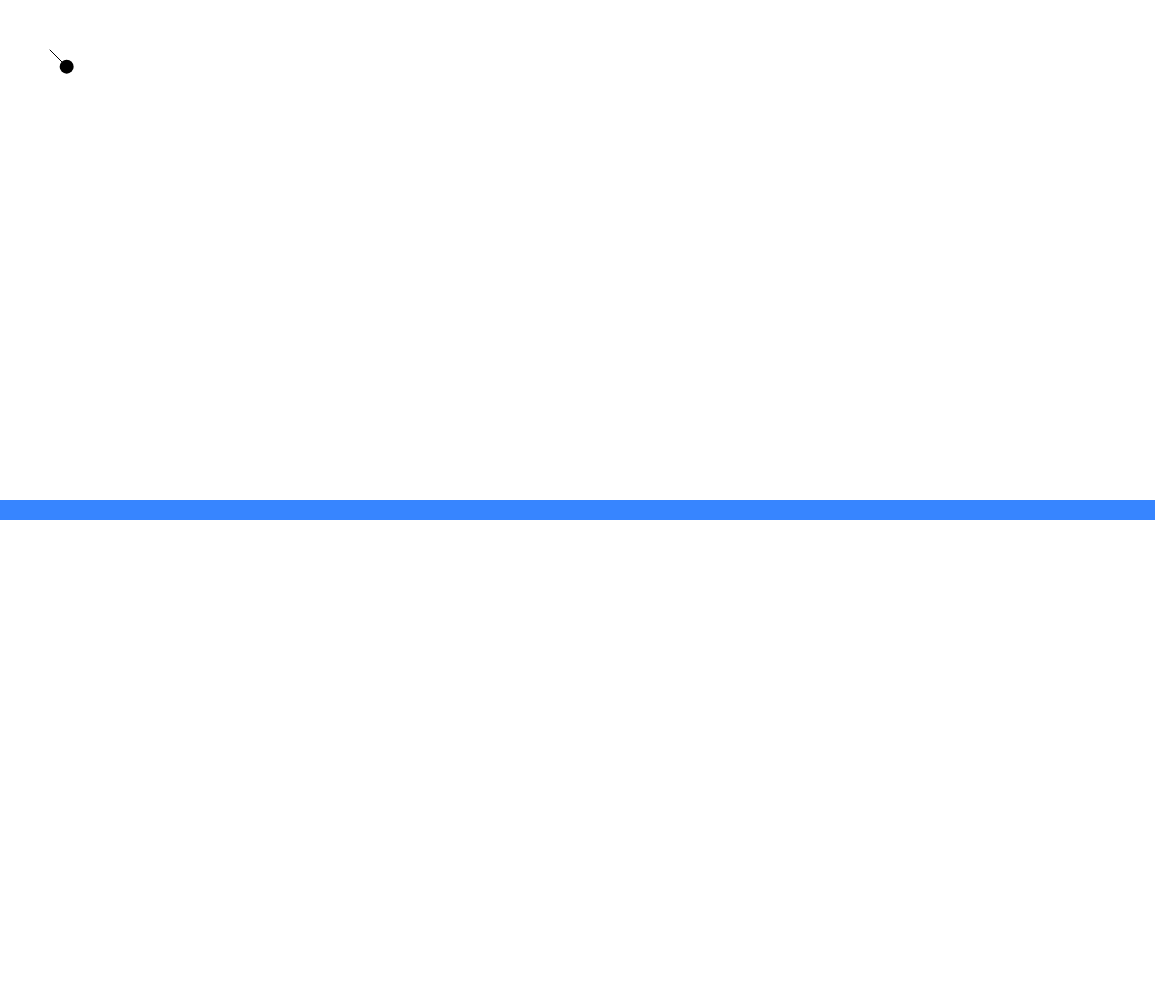
Frame 1 (no input)
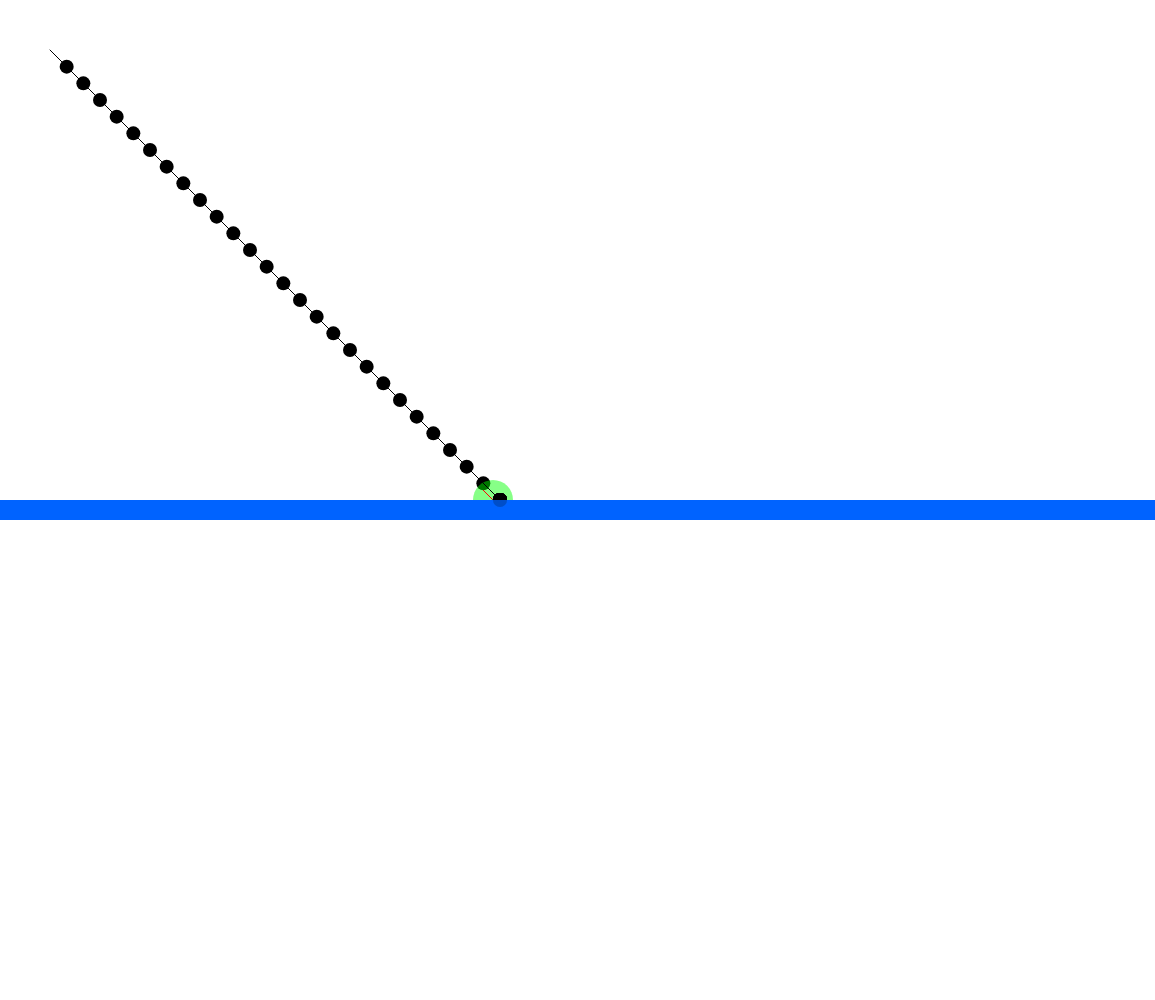
Frame 60 (no input)
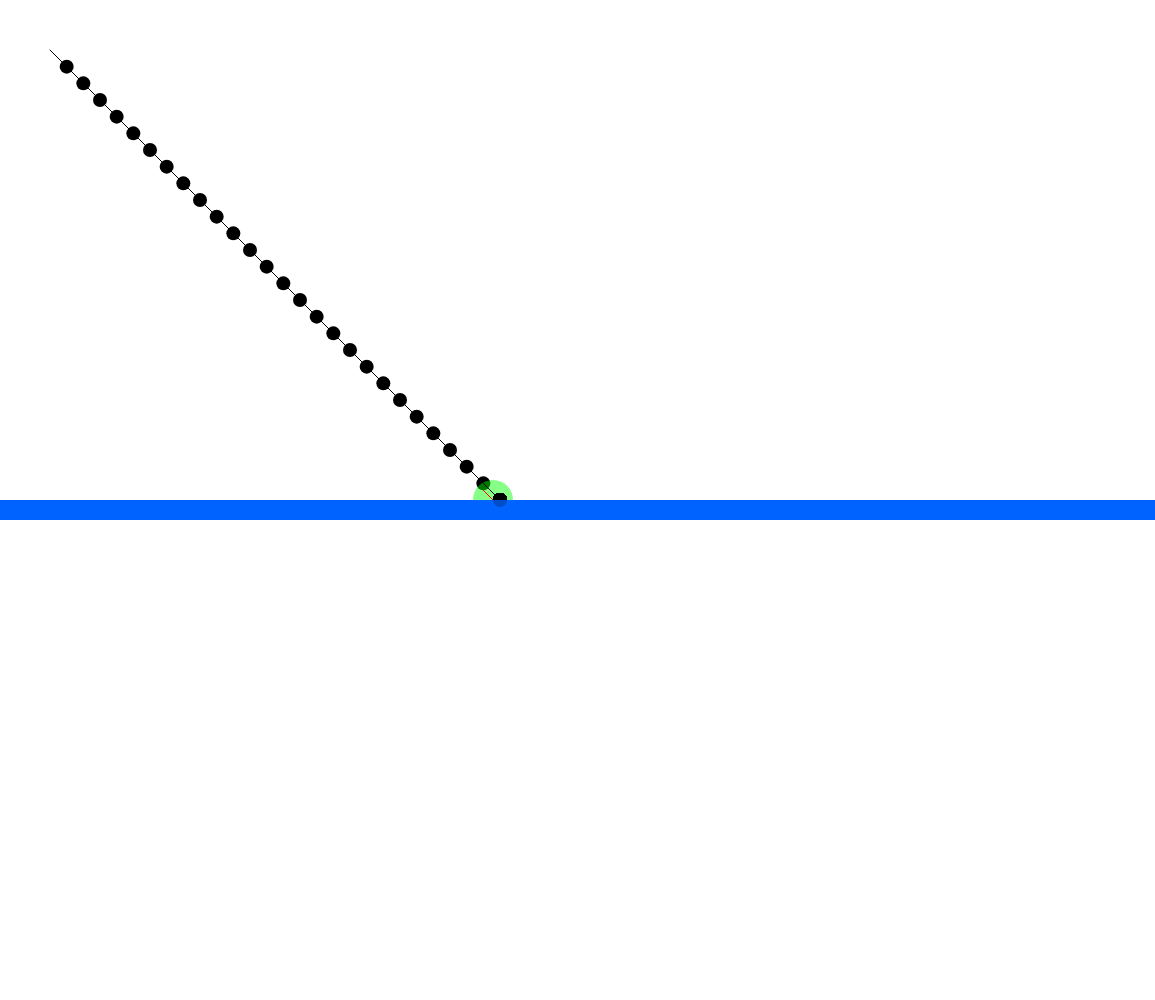
Frame 120 (the mouse pressed at the canvas centre since frame 60)

The p5.js sketch that drew these frames (run headless with seeded random() and noise() and a simulated clock; from frame 60 on, the mouse is pressed at the canvas centre):

// p5.js sketch
// ── sketch.js
let paddle
let ball


function setup() {
	// sidebar is 45px wide
	createCanvas(windowWidth - 45, windowHeight);

	frameRate(60)

	paddle = new Paddle(width / 2, height / 2, width, 20)
	ball = new Ball(100 / 2, 100 / 2, 7, createVector(10, 10))
}

function draw() {
	//background(255)
	let dt = 100 / frameRate()

	paddle.moveTo(Math.min(Math.max(paddle.halfWidth, mouseX), width - paddle.halfWidth))
	ball.update(dt)
	ball.checkBounds(0, 0, width, height)
	ball.checkPaddle(paddle)
	ball.draw()
	paddle.draw()
	// text(ball.pos.x, 100, 100)
	// text(ball.pos.y, 100, 120)
}

class Ball {
	constructor(posX, posY, radius, velocityVector) {
		this.pos = createVector(posX, posY)
		this.velVector = velocityVector
		this.accVector = createVector(0, 0)
		this.radius = radius
		this.diameter = this.radius * 2
		this.prev = this.pos
		this.vMax = 10

	}

	applyForce(force = createVector(0, 0)) {
		this.accVector.add(force)
	}

	update(deltaTime) {
		this.prev = createVector(this.pos.x, this.pos.y)
		if (deltaTime < 1000) {
			this.velVector.add(this.accVector)
			this.pos.add(p5.Vector.mult(this.velVector, deltaTime))
			this.accVector = createVector(0, 0)
		}
	}

	checkPaddle(paddle = new Paddle) {
		let intersectPoint = intersect(this.prev.x, this.prev.y + this.radius, this.pos.x, this.pos.y + this.radius, paddle.left, paddle.y, paddle.right, paddle.y)
		if (intersectPoint) {

			// calculate how much remains of the path
			let remaingVector = this.pos.copy()
			remaingVector.y += this.radius
			remaingVector.sub(intersectPoint).add(intersectPoint)
			console.log(remaingVector.mag())
			console.log(remaingVector.heading());

			//remaingVector.rotate(-remaingVector.copy().normalize().heading())
			console.log(remaingVector.mag())
			console.log(this.velVector.mag())

			fill(0, 255, 0, 120)
			ellipse(intersectPoint.x, intersectPoint.y, 40)
			stroke(255, 0, 0)
			line(intersectPoint.x, intersectPoint.y, this.prev.x, this.prev.y + this.radius)
			stroke(0, 255, 0)
			line(intersectPoint.x, intersectPoint.y, remaingVector.x, remaingVector.y)

			this.velVector = p5.Vector.fromAngle(radians(map(intersectPoint.x, paddle.left, paddle.right, 210, 330))).mult(Math.min(this.velVector.mag() * 1.02, this.vMax))
			// this.pos.add(p5.Vector.mult(this.velVector, deltaTime))
			//this.pos = this.velVector.add()
			console.log(remaingVector);
			//this.pos.add(remaingVector)
			this.velVector.mult(0)
			//this.pos.y = (intersectPoint.y - (this.pos.y + this.diameter)) + intersectPoint.y


			stroke(0, 0, 255)

			line(intersectPoint.x, intersectPoint.y, this.pos.x, this.pos.y + this.radius)
		}
		intersectPoint = intersect(this.prev.x, this.prev.y, this.pos.x, this.pos.y, paddle.right, paddle.y, paddle.right, paddle.bottom)
		if (intersectPoint) {
			this.pos.y = intersectPoint.y - this.pos.y + intersectPoint.y
			this.pos.x = intersectPoint.x - this.pos.x + intersectPoint.x
			this.velVector.mult(-1)
		}
		intersectPoint = intersect(this.prev.x, this.prev.y, this.pos.x, this.pos.y, paddle.left, paddle.y, paddle.left, paddle.bottom)
		if (intersectPoint) {
			this.pos.y = intersectPoint.y - this.pos.y + intersectPoint.y
			this.pos.x = intersectPoint.x - this.pos.x + intersectPoint.x
			this.velVector.mult(-1)
		}
	}

	checkBounds(left, top, right, bottom) {
		if (this.pos.x < left) {
			this.pos.x = left - this.pos.x + left
			this.velVector.x *= -1
		}
		if (this.pos.x > right) {
			this.pos.x = right - this.pos.x + right
			this.velVector.x *= -1
		}
		if (this.pos.y < top) {
			this.pos.y = top - this.pos.y + top
			this.velVector.y *= -1
		}
		if (this.pos.y > bottom) {
			//this.velVector.mult(0)
		}
	}

	draw() {
		ellipseMode(CENTER)
		stroke(0)
		line(this.pos.x, this.pos.y, this.prev.x, this.prev.y)

		noStroke()
		fill(0)

		ellipse(this.pos.x, this.pos.y, this.diameter)
	}
}

class Brick {
	constructor(posX, posY, size, color, powerUp) {
		this.x = posX
		this.y = posY
		this.size = size
		this.color = color
		this.powerUp = powerUp
	}

	setDrawMode() {
		rectMode(CENTER)
		noStroke()
	}

	draw() {
		fill(color)
		rect(x, y, size * 2, size)
	}

	checkBounds(ball) {

	}
}

// line intercept math by Paul Bourke http://paulbourke.net/geometry/pointlineplane/
function intersect(x1, y1, x2, y2, x3, y3, x4, y4) {

	if ((x1 === x2 && y1 === y2) || (x3 === x4 && y3 === y4)) { // one of the lines is length 0
		return false
	}

	denominator = ((y4 - y3) * (x2 - x1) - (x4 - x3) * (y2 - y1))

	if (denominator === 0) {
		return false
	}

	let ua = ((x4 - x3) * (y1 - y3) - (y4 - y3) * (x1 - x3)) / denominator
	let ub = ((x2 - x1) * (y1 - y3) - (y2 - y1) * (x1 - x3)) / denominator

	if (ua < 0 || ua > 1 || ub < 0 || ub > 1) {
		return false
	}

	let x = x1 + ua * (x2 - x1)
	let y = y1 + ua * (y2 - y1)

	return createVector(x, y)
}


class PowerUp {
	constructor(type = powerTypes) {
		this.type = type
	}
}

const powerTypes = {
	paddle: {
		GROW: 'GROW',
		SHRINK: 'SHRINK',
		TINY: 'TINY',
		LASER: 'LASER',
		CATCHER: 'CATCHER',
		TILT: 'TILT',
	},
	ball: {
		SLOWER: 'SLOWER',
		FASTER: 'FASTER',
		BIG: 'BIG',
		TINY: 'TINY',
		FIRE: 'FIRE',
		UNSTOPPABLE: 'UNSTOPPABLE',
		SPLIT: 'SPLIT',
		EIGHT: 'EIGHT',
		ROAMING: 'ROAMING',
	},
	brick: {
		GROWEXPLOSION: 'GROWEXPLOSION',
		EXPLODE: 'EXPLODE',
		PUSHER: 'PUSHER',
		WEAKEN: 'WEAKEN',
	},
	player: {
		ONEUP: 'ONEUP',
		DIE: 'DIE',
	}
}

class Paddle {
	constructor(posX, posY, sizeX, sizeY) {
		this.x = posX
		this.y = posY
		this.width = sizeX
		this.height = sizeY
		this.halfWidth = this.width / 2
		this.halfHeight = this.height / 2
		this.left = this.x - this.halfWidth
		this.right = this.x + this.halfWidth
		this.bottom = this.y + this.height
	}

	moveTo(newX) {
		this.x = newX
		this.left = this.x - this.halfWidth
		this.right = this.x + this.halfWidth
	}

	draw() {
		rectMode(CENTER)
		fill(0, 100, 255, 200)
		noStroke()
		rect(this.x, this.y + this.halfHeight, this.width, this.height)
	}
}
